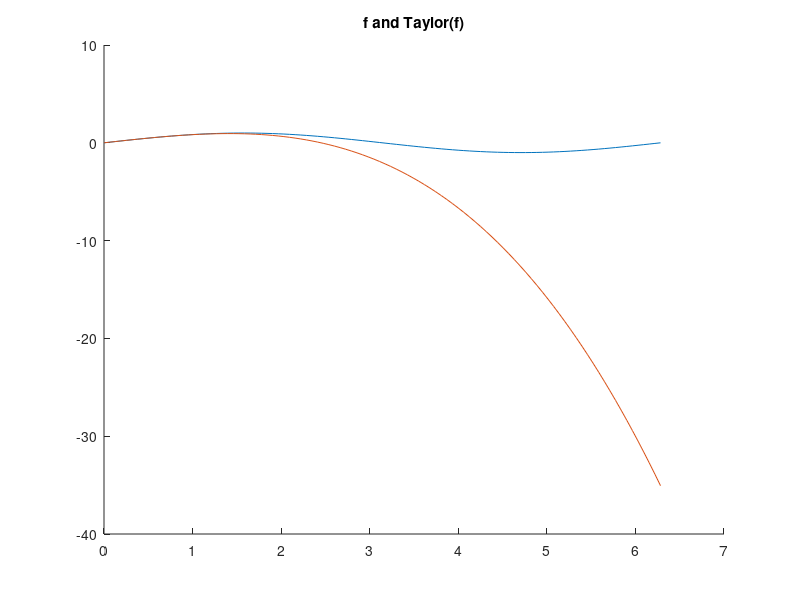
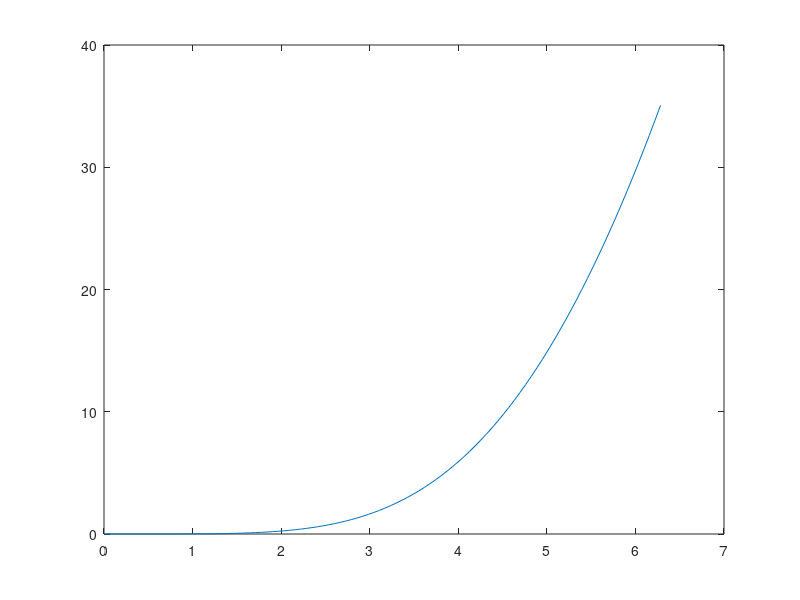
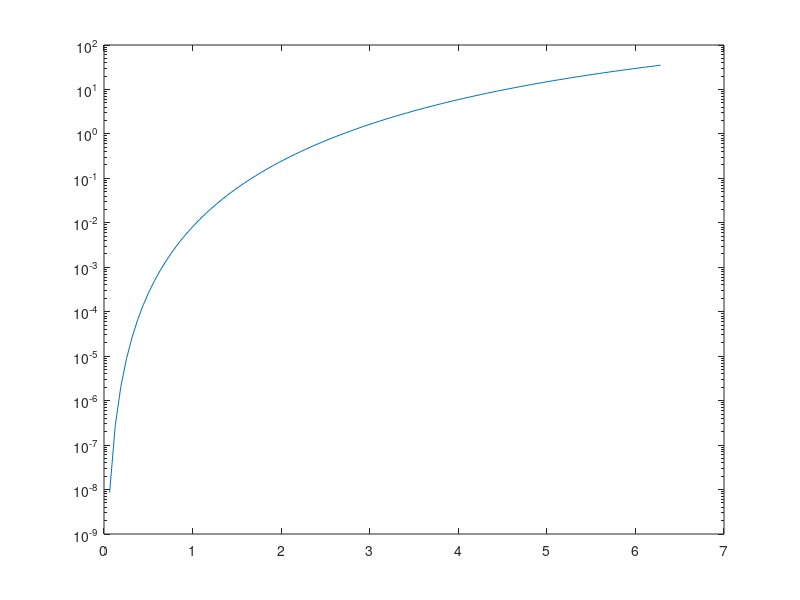

These figures' MATLAB source, in order:
I = linspace(0, 2*pi);

f = @(x) (sin(x));
p = @(x) (x - (x .^3) / 6);
err = @(x) (abs(f(x) - p(x)));

figure(1);
title("f and Taylor(f)");

hold on
plot(I, f(I));
plot(I, p(I));
hold off

figure(2);
title("err");
plot(I, err(I))

figure(3);
title("err, logy")
semilogy(I, err(I))